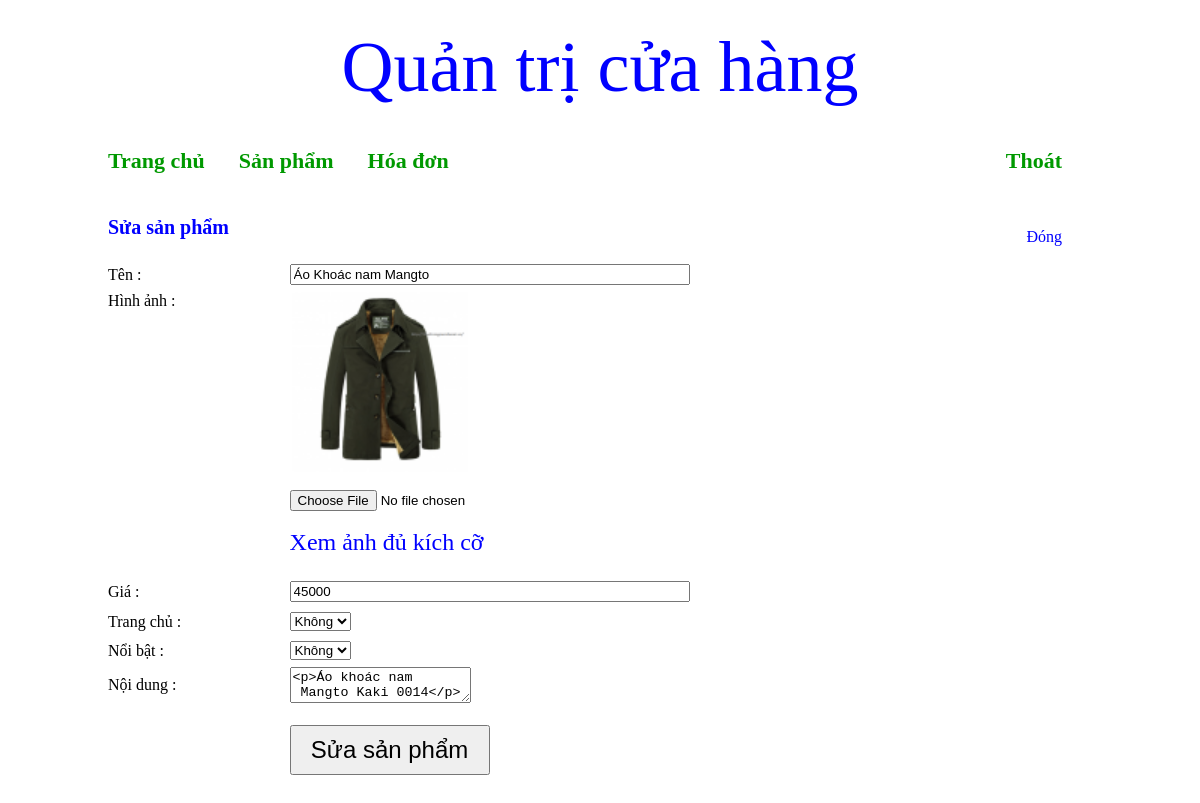
The app's page /quan_tri/index.php?thamso=sua_san_pham&id_menu=toan_bo_san_pham&id=59&trang=1 (signed in) with its own data.
### tables this page shows
CREATE TABLE `san_pham` (
  `id` int(11) NOT NULL,
  `ten` varchar(256) NOT NULL,
  `gia` int(255) NOT NULL,
  `hinh_anh` varchar(256) NOT NULL,
  `noi_dung` mediumtext NOT NULL,
  `thuoc_menu` int(255) NOT NULL,
  `noi_bat` varchar(256) NOT NULL,
  `trang_chu` varchar(256) NOT NULL,
  `sap_xep_trang_chu` int(255) NOT NULL
);

### quan_tri/chuc_nang/san_pham/sua_san_pham.php (the view, shortened to what this page needs)
<?php
	$id=$_GET['id'];
	$tv="select * from san_pham where id='$id' ";
	$tv_1=mysql_query($tv);
	$tv_2=mysql_fetch_array($tv_1);
	$ten=$tv_2['ten'];
	$gia=$tv_2['gia'];
	$noi_dung=$tv_2['noi_dung'];
	$link_hinh="../hinh_anh/san_pham/".$tv_2['hinh_anh'];
	$link_dong="?thamso=quan_ly_san_pham&id_menu=".$_GET['id_menu']."&trang=".$_GET['trang'];
?>
<form action="" method="post" enctype="multipart/form-data" >
	<table width="990px" >
		<tr>
			<td width="180px" ><b style="color:blue;font-size:20px" >Sửa sản phẩm</b><br><br> </td>
			<td width="810px" align="right" >
				<a href="<?php echo $link_dong; ?>" class="lk_a1" style="margin-right:30px" >Đóng</a>
			</td>
		</tr>
		<tr>
			<td >Tên : </td>
			<td >
				<input style="width:400px;margin-top:3px;margin-bottom:3px;" name="ten" value="<?php echo $ten; ?>" >
			</td>
		</tr>
		<tr>
			<td valign="top" >Hình ảnh : </td>
			<td >
				<img src='<?php echo $link_hinh; ?>' style='width:180px' >
				<br><br>
				<input type="file" name="hinh_anh" >
				<br><br>
				<a href="<?php echo $link_hinh; ?>" class="lk_a1" style="font-size:24px" target="_blank" >Xem ảnh đủ kích cỡ</a>
				<br><br>
			</td>
		</tr>
		<tr>
			<td >Giá : </td>
			<td >
				<input style="width:400px;margin-top:3px;margin-bottom:3px;" name="gia" value="<?php echo $gia; ?>" >
			</td>
		</tr>
		<tr>
			<td>Trang chủ : </td>
			<td>
				<?php
					$a_1="";
				?>
				<select name="trang_chu" style="margin-top:3px;margin-bottom:3px;" >
					<option value="" <?php echo $a_1; ?> >Không</option>
				</select>
			</td>
		</tr>
		<tr>
			<td>Nổi bật : </td>
			<td>
				<?php
					$a_1="";
				?>
				<select name="noi_bat" style="margin-top:3px;margin-bottom:3px;" >
					<option value="" <?php echo $a_1; ?> >Không</option>
				</select>
			</td>
		</tr>
		<tr>
			<td>Nội dung : </td>
			<td>
				  <textarea id="noi_dung" name="noi_dung" ><?php echo $noi_dung; ?></textarea>
			</td>
		</tr>
		<tr>
			<td>&nbsp;</td>
			<td>
				<br>
				<input type="submit" name="bieu_mau_sua_san_pham" value="Sửa sản phẩm" style="width:200px;height:50px;font-size:24px" >
			</td>
		</tr>
	</table>
</form>

### quan_tri/giao_dien/giao_dien.css (style rules this page uses)
a.lk_a1 { text-decoration:none;color:blue; }

### records on screen
san_pham: ten "Áo Khoác nam Mangto", hinh_anh (picture), gia "45000", noi_dung "<p>Áo khoác nam Mangto Kaki 0014</p>"
